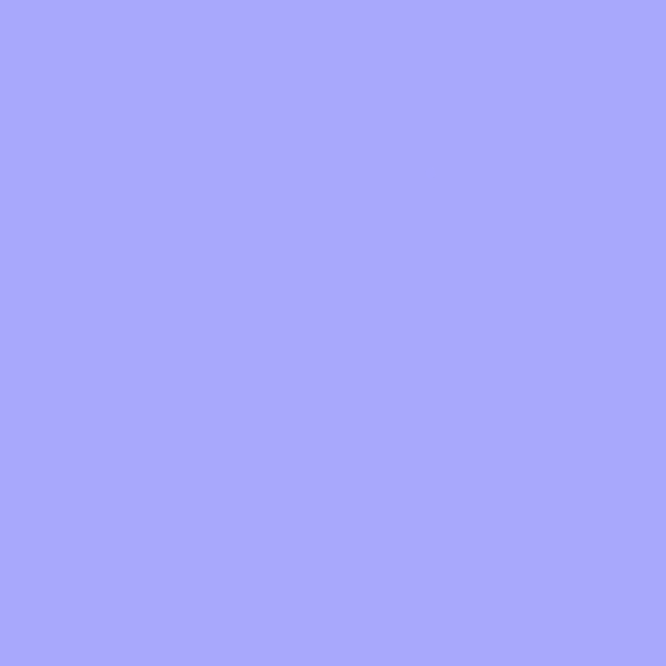
Frame 1 (no input)
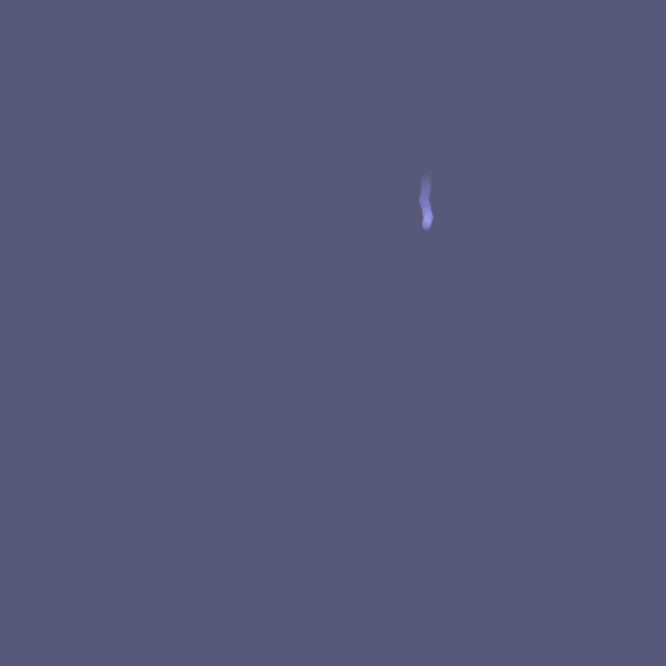
Frame 60 (the mouse pressed at the canvas centre just before this capture)
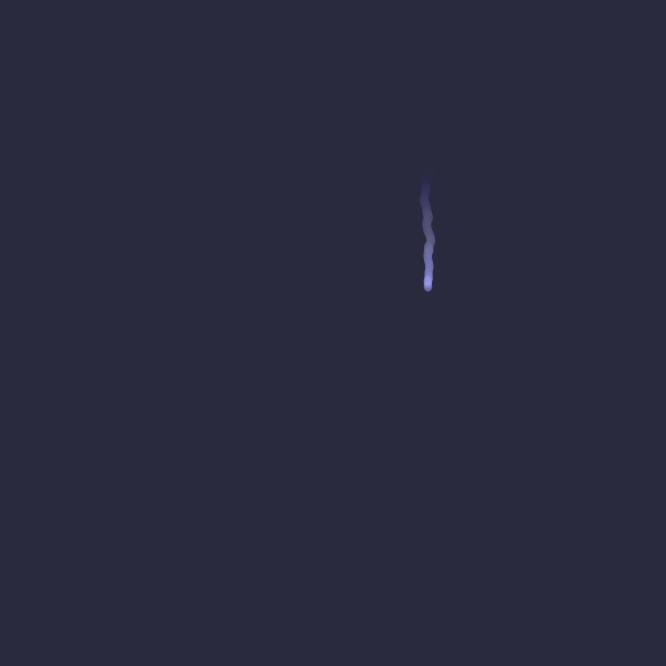
Frame 120 (the mouse held since frame 60 and released just before this capture)

The Processing sketch that drew these frames (run headless with seeded random() and noise(); from frame 60 on, the mouse is pressed at the canvas centre):

// Processing sketch: demo_240924b_raindrop
// ── demo_240924b_raindrop.pde
// make it rain
// (a request from foo)
// this is using some things i haven't necessarily
// gone over in class yet

PVector raindrop;
float water = 10;

void setup(){
  background(#aaaaff); // raindrop-colored background
  size(666, 666);
  raindrop = new PVector (random(width), random(height));
}

void draw(){
  // draw a bit of background
  fill(0, 3); // 3/255 (~1%) transparency
  noStroke();
  rect(0, 0, width, height); // bg() can't use transparency
  //background(0);
  
  // draw the raindrop at its current location
  fill(#aaaaff, 50);
  noStroke();
  ellipse(raindrop.x, raindrop.y, water, water * 1.2);
    
  // move the raindrop
  float jumpiness = 0.9;
  raindrop.y += random(jumpiness) * 2; // move down one pixel every frame
  raindrop.x += random(-jumpiness, jumpiness);
  
  // randomly decrease the size a bit
  water -= random(0, 0.03);
  
  // relocate the raindrop if it's offscreen
  if(raindrop.y > height + 5 || water < 8){
    raindrop.set(random(width*.1, width*.9), random(height*0.7));
    water = random(9, 12);
  }
}
